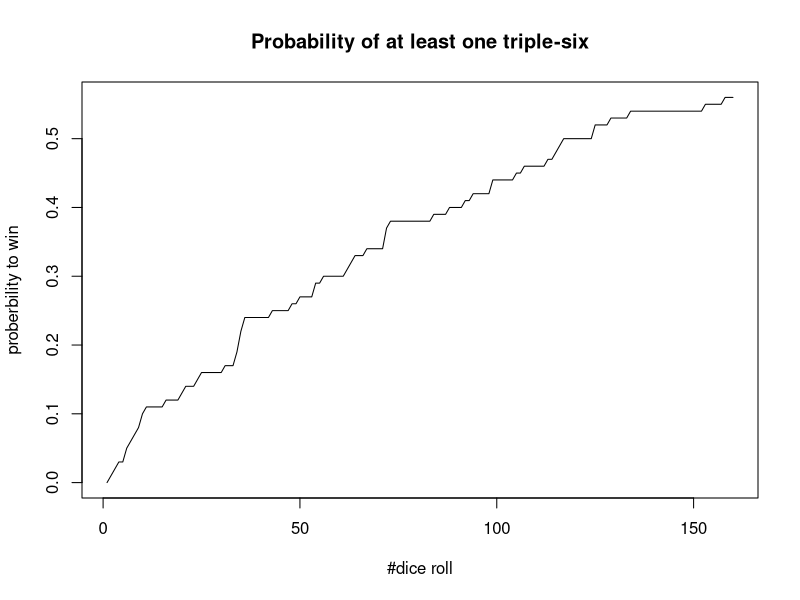

R code for this plot:

#' Exercise 5
#' Consider the bet that all three dice will turn up sixes at least
#' once in n rolls of three dice.
#' Calculate f(n), the probability of at least one triple-six
#' when three dice are rolled n times.
#' Determine the smallest value of n necessary for a favorable bet
#' that a triple-six will occur when time three dice are rolled n times.

n = 160

# roll three dices
dice = function(dummy) paste(sample(1:6, 3, replace=T), collapse=' ')
# make dice matrix (attention: string format)
dice = matrix(sapply(1:(n*100), dice), nrow=n, ncol=100)

win = lapply(1:n, function(n)
  apply(dice[1:n, ,drop=F], 2, function(x) length(which(x=='6 6 6'))>0)
) # winning game
win = matrix(unlist(win), nrow=n, ncol=100, byrow=T) # list -> matrix
plot(1:n, apply(win, 1, function(x) length(which(x))/ncol(win)),
     main='Probability of at least one triple-six',
     type='l', xlab='#dice roll', ylab='proberbility to win')
